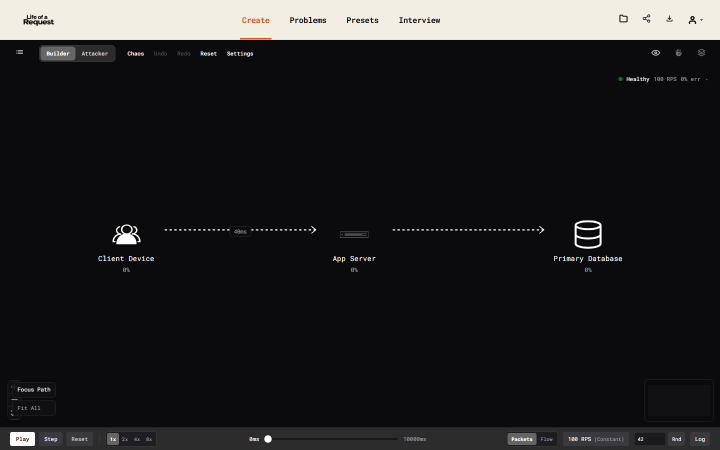
#> input picture qa/screenshots/r1-create-builder-1440x900.png, 1440 x 900 px, found by its file name (shown at 1/2 size)
$ python generate_contact_sheets.py
#> lines starting #> are read from the running program, lines starting #| are printed output that depends on the picture
"""
Generate labeled contact sheets (grid of up to 6 screenshots per sheet)
for convenient visual review without exceeding image upload limits.
"""

import os
from PIL import Image, ImageDraw, ImageFont

SCREENSHOT_DIR = os.path.abspath('qa/screenshots')
OUTPUT_DIR = os.path.abspath('qa/contact-sheets')
os.makedirs(OUTPUT_DIR, exist_ok=True)

GROUPS = [
    {
        'title': 'R1 Core Views (Builder, Attacker, Problems, Presets)',
        'output': 'contact-sheet-r1-core.png',
        'items': [
            ('r1-create-builder-1440x900.png', 'Builder Mode (1440x900)'),
            ('r1-create-builder-1920x1080.png', 'Builder Mode (1920x1080)'),
            ('r1-create-attacker-1440x900.png', 'Attacker Mode (1440x900)'),
            ('r1-create-attacker-1920x1080.png', 'Attacker Mode (1920x1080)'),
            ('r1-problems-1440x900.png', 'Problems ("Coming soon")'),
            ('r1-presets-1440x900.png', 'Presets Page'),
        ]
    },
    {
        'title': 'R1 App Shell & Popovers (Above Health, Flat Scrim, Unboxed)',
        'output': 'contact-sheet-r1-popovers.png',
        'items': [
            ('r1-health-dropdown-1440x900.png', 'Health Dropdown (Unboxed)'),
            ('r1-share-popover-1440x900.png', 'Share Popover (Above Health)'),
            ('r1-download-popover-1440x900.png', 'Download Popover'),
            ('r1-profile-dropdown-1440x900.png', 'Profile Dropdown (Guide/Tutorials)'),
            ('r1-folder-drawer-1440x900.png', 'Saved Designs Drawer (Flat Scrim)'),
            ('r1-eye-mode-1440x900.png', 'Eye Mode (Hidden Controls)'),
        ]
    },
    {
        'title': 'R2 Canvas Redesign & Drawers (Typographic Inspector, Inventory, Tablet)',
        'output': 'contact-sheet-r2-canvas-drawers.png',
        'items': [
            ('redesign-builder-1440x900.png', 'Icon-only Nodes & Dotted Edges'),
            ('redesign-attacker-1440x900.png', 'Threat Source Node & Entry Edge'),
            ('redesign-node-selected-1440x900.png', 'Node Inspector (No Cards, Plain Copy)'),
            ('redesign-edge-selected-1440x900.png', 'Edge Inspector (Plain Text Presets)'),
            ('redesign-inventory-drawer-1440x900.png', 'Inventory Drawer (Quiet Add & Line Art)'),
            ('redesign-tablet-768px.png', 'Tablet 768px Overlay Drawer & Scrim'),
        ]
    },
    {
        'title': 'R2 Simulation Runs & States (100 RPS, 100k Flow, Paused Freeze, Severity States)',
        'output': 'contact-sheet-r2-simulation.png',
        'items': [
            ('redesign-sim-100rps-1440x900.png', '100 RPS Running at ~5s ("Pause", Live Stats)'),
            ('redesign-sim-100krps-aggregate-1440x900.png', '100k RPS Aggregate Flow & Readout Badge'),
            ('redesign-sim-paused-freeze-1.png', 'Paused Run Frozen Mid-Edge (Shot 1)'),
            ('redesign-sim-paused-freeze-2.png', 'Paused Run Frozen Mid-Edge (Shot 2, 1s Later)'),
            ('redesign-severity-states-1440x900.png', 'Severity States (Degraded, Overloaded, Failed)'),
            ('redesign-full-architecture-1440x900.png', 'Full Architecture Canvas View'),
        ]
    }
]

SHEET_WIDTH = 1920
HEADER_HEIGHT = 70
COLS = 3
ROWS = 2
PADDING = 20
PANEL_WIDTH = (SHEET_WIDTH - (PADDING * (COLS + 1))) // COLS
PANEL_HEIGHT = int(PANEL_WIDTH * (9 / 16)) + 36
SHEET_HEIGHT = HEADER_HEIGHT + (PANEL_HEIGHT * ROWS) + (PADDING * (ROWS + 1))

# Colors
BG_COLOR = (11, 11, 13)
CARD_BG = (21, 24, 30)
CARD_BORDER = (42, 46, 57)
TEXT_CREAM = (243, 238, 227)
TEXT_GREY = (142, 142, 142)
ORANGE = (217, 84, 30)

def create_contact_sheet(group):
    sheet = Image.new('RGB', (SHEET_WIDTH, SHEET_HEIGHT), BG_COLOR)
    draw = ImageDraw.Draw(sheet)

    # Top title bar
    draw.rectangle([0, 0, SHEET_WIDTH, HEADER_HEIGHT], fill=(27, 30, 36))
    draw.line([0, HEADER_HEIGHT, SHEET_WIDTH, HEADER_HEIGHT], fill=CARD_BORDER, width=2)

    # Simple default font or fallback
    try:
        title_font = ImageFont.truetype("arial.ttf", 22)
        panel_font = ImageFont.truetype("arial.ttf", 14)
        sub_font = ImageFont.truetype("arial.ttf", 11)
    except:
        title_font = ImageFont.load_default()
        panel_font = ImageFont.load_default()
        sub_font = ImageFont.load_default()

    # Draw sheet title
    draw.text((PADDING + 5, 22), group['title'], fill=TEXT_CREAM, font=title_font)
    draw.text((SHEET_WIDTH - 240, 26), "Life of a Request · Visual QA", fill=TEXT_GREY, font=sub_font)

    items = group['items']
    for idx, (filename, label) in enumerate(items[:6]):
        col = idx % COLS
        row = idx // COLS
        x = PADDING + col * (PANEL_WIDTH + PADDING)
        y = HEADER_HEIGHT + PADDING + row * (PANEL_HEIGHT + PADDING)

        # Panel card background & border
        draw.rectangle([x, y, x + PANEL_WIDTH, y + PANEL_HEIGHT], fill=CARD_BG, outline=CARD_BORDER, width=1)

        # Header of panel
        draw.rectangle([x, y, x + PANEL_WIDTH, y + 30], fill=(27, 30, 36))
        draw.line([x, y + 30, x + PANEL_WIDTH, y + 30], fill=CARD_BORDER, width=1)
        draw.text((x + 10, y + 8), f"{idx + 1}. {label}", fill=TEXT_CREAM, font=panel_font)

        # Load screenshot if available
        src_path = os.path.join(SCREENSHOT_DIR, filename)
        img_area_w = PANEL_WIDTH - 8
        img_area_h = PANEL_HEIGHT - 38
        if os.path.exists(src_path):
            try:
                img = Image.open(src_path)
#> img is the input picture: PIL image 1440x900 RGB; mean R, G, B 34.8, 34.3, 35.1
                img.thumbnail((img_area_w, img_area_h), Image.Resampling.LANCZOS)
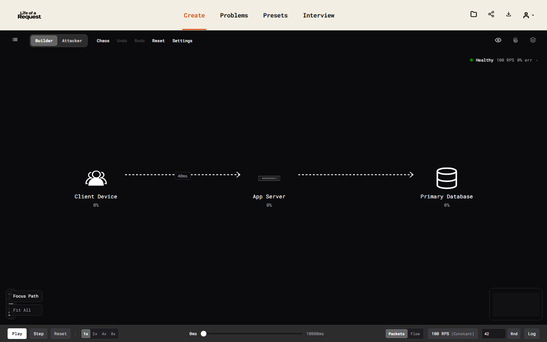
#> img: PIL image 547x342 RGB; mean R, G, B 34.8, 34.4, 35.1
                paste_x = x + 4 + (img_area_w - img.width) // 2
#> paste_x = 53
                paste_y = y + 34 + (img_area_h - img.height) // 2
#> paste_y = 124
                sheet.paste(img, (paste_x, paste_y))
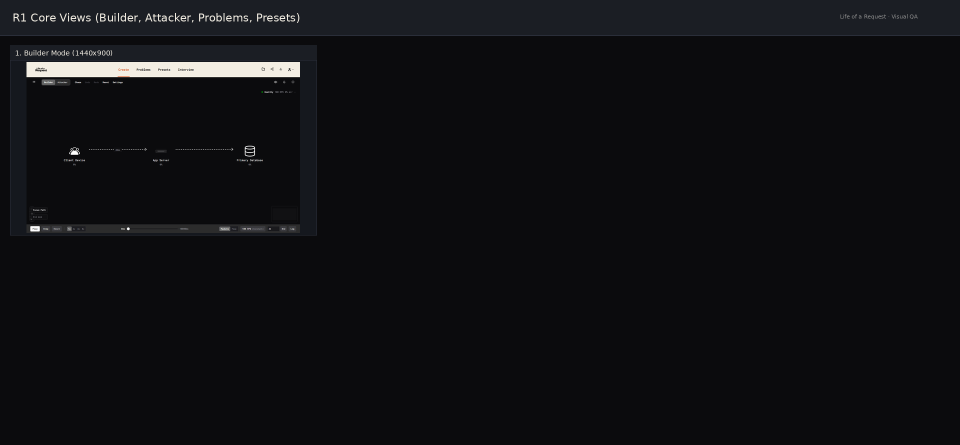
#> sheet: PIL image 1920x890 RGB (shown at 1/2 size); mean R, G, B 15.7, 16, 18.3
            except Exception as e:
                draw.text((x + 20, y + 60), f"Error loading image: {e}", fill=ORANGE, font=panel_font)
        else:
            draw.text((x + 20, y + 60), f"Pending: {filename}", fill=TEXT_GREY, font=panel_font)

    out_path = os.path.join(OUTPUT_DIR, group['output'])
    sheet.save(out_path, quality=95)
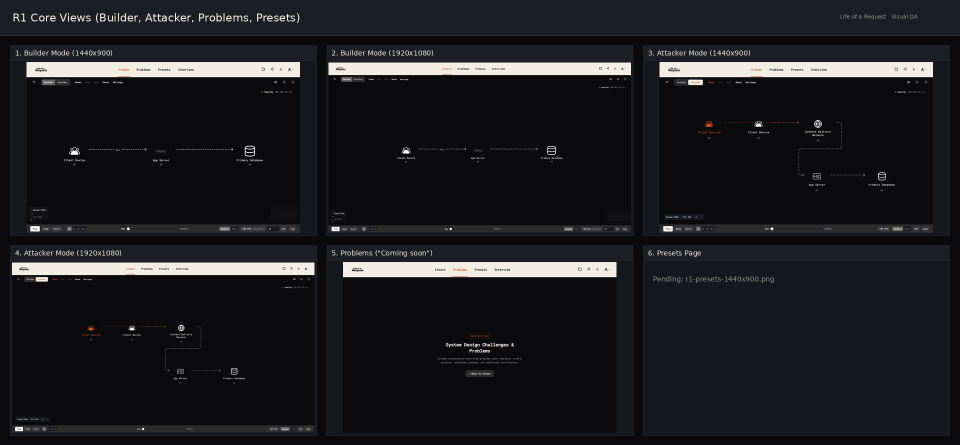
#> saved as contact-sheet-r1-core.png: PIL image 1920x890 RGB (shown at 1/2 size); mean R, G, B 28.5, 29.2, 31.9
    print(f"Generated contact sheet: {out_path}")
#| Generated contact sheet: scripts/qa/contact-sheets/contact-sheet-r1-core.png

def main():
    for group in GROUPS:
        create_contact_sheet(group)
    print("All contact sheets created successfully.")

if __name__ == '__main__':
    main()
